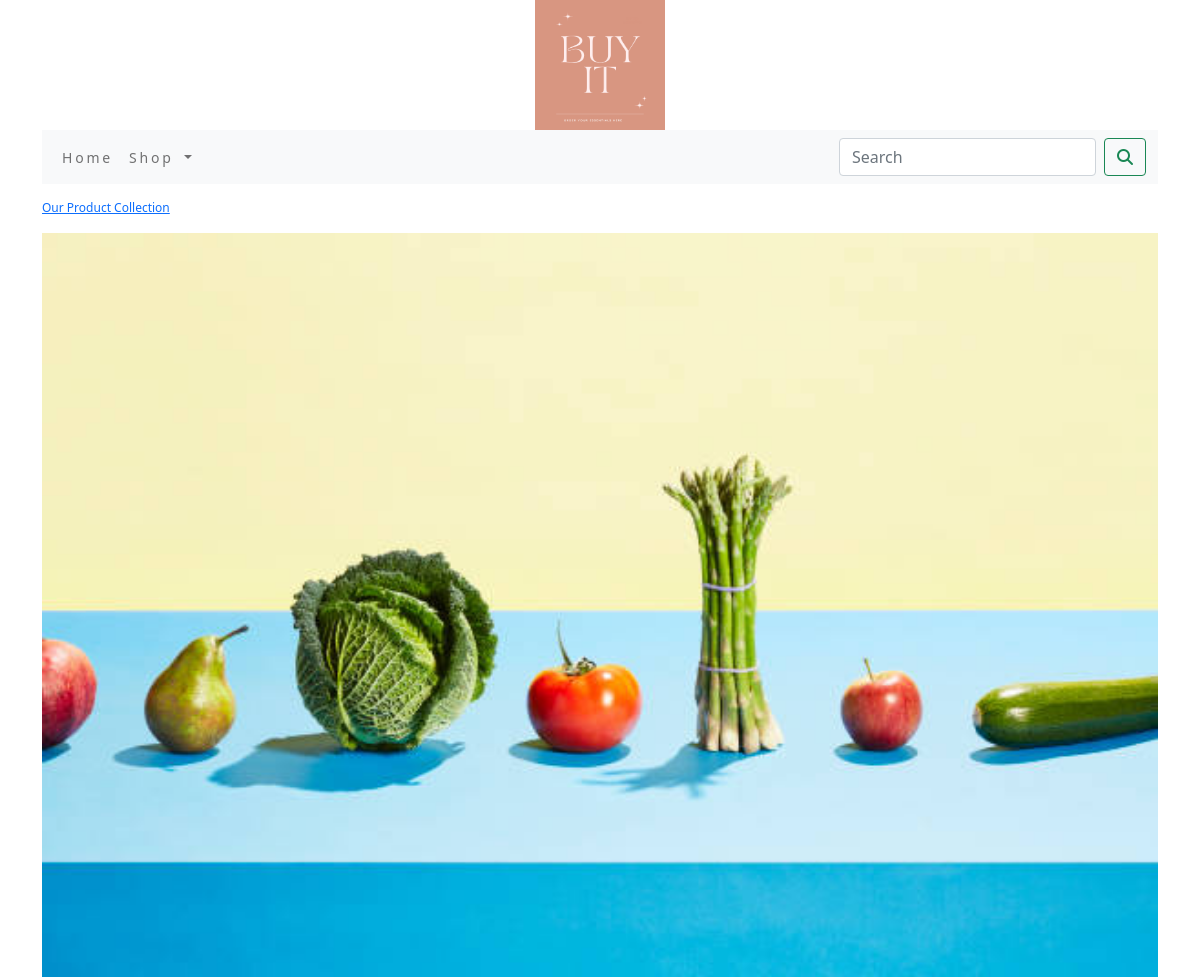
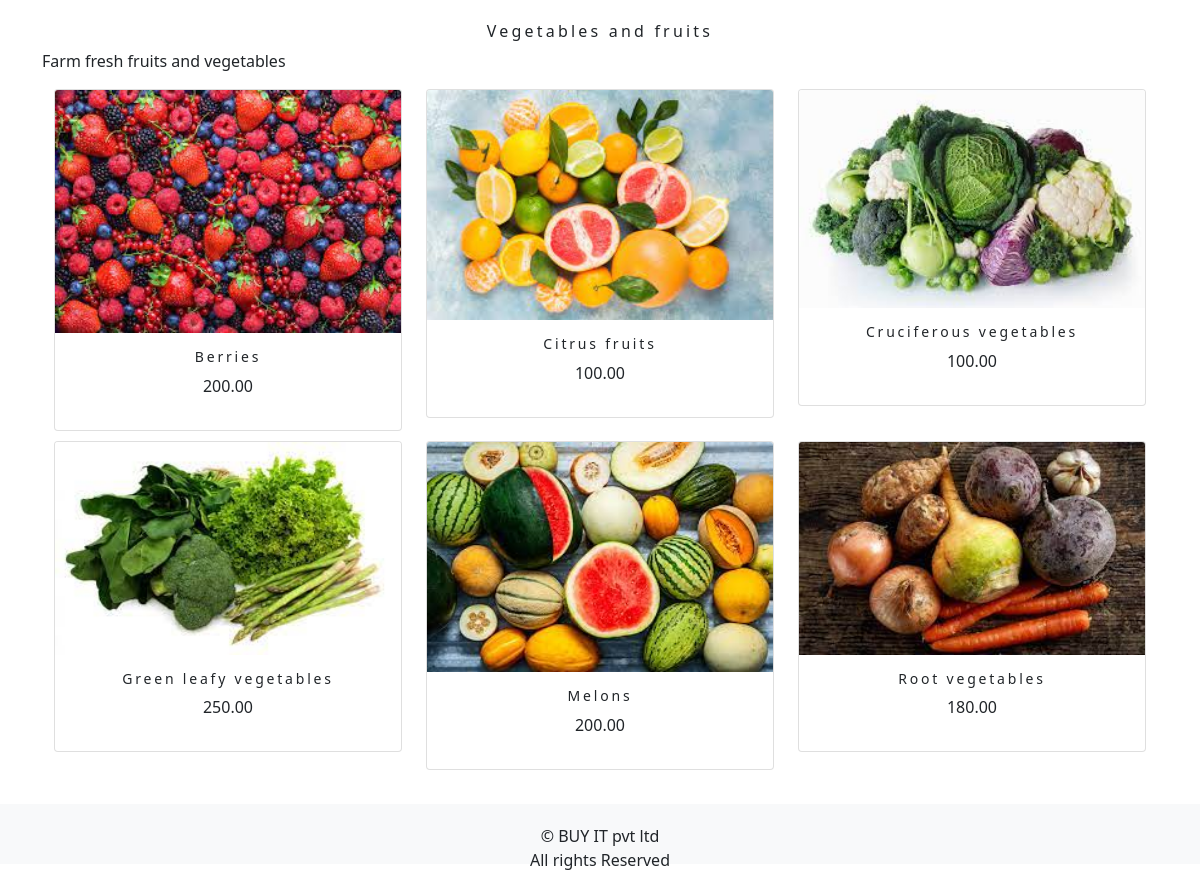
/shop/vegetables-and-fruits/, run on the app's committed database (2 pictures, top to bottom).
### shop/models.py (models this page shows, shortened)
class Category(models.Model):
    name=models.CharField(max_length=250,unique=True)
    slug=models.SlugField(max_length=250,unique=True)
    description=models.TextField(blank=True)
    image=models.ImageField(upload_to='category',blank=True)
    class Meta:
        ordering=('name',)
        verbose_name='category'
        verbose_name_plural='categories'
    def get_url(self):
        return  reverse('shop:product_by_category',args=[self.slug])

class Product(models.Model):
    name=models.CharField(max_length=250,unique=True)
    slug=models.SlugField(max_length=250,unique=True)
    description=models.TextField(blank=True)
    price=models.DecimalField(max_digits=10,decimal_places=2)
    category=models.ForeignKey(Category,on_delete=models.CASCADE)
    image = models.ImageField(upload_to='product', blank=True)
    stock=models.IntegerField()
    available=models.BooleanField(default=True)
    created=models.DateTimeField(auto_now_add=True)
    updated=models.DateTimeField(auto_now=True)
    def get_url(self):
        return  reverse('shop:prodCatdetail',args=[self.category.slug,self.slug])
    class Meta:
        ordering=('name',)
        verbose_name='product'
        verbose_name_plural='products'

### shop/views.py (the view)
# urls.py: path('',views.allProdCat,name='allProdCat'),
def allProdCat(request,c_slug=None):
    c_page=None
    products_list=None
    if c_slug!=None:
        c_page=get_object_or_404(Category,slug=c_slug)
        products_list=Product.objects.all().filter(category=c_page,available=True)
    else:
        products_list=Product.objects.all().filter(available=True)
    paginator=Paginator(products_list,6)
    try:
        page=int(request.GET.get('page','1'))
    except:
        page=1
    try:
        products=paginator.page(page)
    except  (EmptyPage,InvalidPage):
        products=paginator.page(paginator.num_pages)
    return  render(request,"category.html",{'category':c_page,'products':products})

### cart/context_processors.py (called while the page is built)
def counter(request):
    item_count=0
    if 'admin' in request.path:
        return {}
    else:
        try:
            cart=Cart.objects.filter(cart_id=_cart_id(request))
            cart_items=CartItem.objects.all().filter(cart=cart[:1])
            for cart_item in cart_items:
                item_count += cart_item.quantity
        except Cart.DoesNotExist:
            item_count = 0
    return  dict(item_count=item_count)

### cart/views.py (called while the page is built)
def  _cart_id(request):
    cart=request.session.session_key
    if not cart:
        cart=request.session.create()
    return cart

### shop/context_processors.py (called while the page is built)
def menu_links(request):
    links=Category.objects.all()
    return dict(links=links)

### templates/category.html (shortened to what this page needs)
{% extends 'base.html' %}
{% load static %}
{% block content %}
{% if category %}
    <div>
          <div class="row my_row_class">
                <div class="mx_auto">
                   <p>
                       <a href="{% url 'shop:allProdCat' %}">Our Product Collection</a></a>
                   </p>
                </div>
          </div>
    </div>
{% endif %}
<div class="mx_auto">
    {% if category %}
        <img class="my_image" src="{{category.image.url}}" alt="{{category.name}}">
</div>
<br>
  <div>
        <h1 class="text-center my_title">{{category.name}}</h1>
        <p class="text-justify">{{category.description}}</p>
  </div>
{% endif %}
<div class="container">
    <div class="row mx_auto">
        {% for product in products.object_list %}
        <div class="my_bottom_margin col-9 col-sm-12 col-md-4 col-lg-4">
            <div class="card text-center" style="min-width:18rem">
                <a href="{{product.get_url}}"><img class="card-img-top my_image" src="{{product.image.url}}" alt="{{product.name}}"></a>
                <div class="card-body">
                    <h4>{{product.name}}</h4>
                    <p>{{product.price}}</p>
                </div>
            </div>
        </div>
        {% endfor %}
    </div>
    <br>
</div>
{% endblock %}

### static/css/custom.css (style rules this page uses)
body { font-family: 'Twinkle Star', cursive; }
.my_row_class { padding-top : 15px; }
.my_row_class .mx_auto { color:#000; font-size:12px; }
.my_image { width:100%; height:auto; }
.my_title { font-size:16px; text_transform:uppercase; letter-spacing:.2em; }
.my_bottom_margin { margin-bottom:10px; }
.card-body h4 { font-size:14px; text_transform:uppercase; letter-spacing: .2em }

### data on the page
Category: image (picture), name "Vegetables and fruits", description "Farm fresh fruits and vegetables"
Product: image (picture), name "Berries", price "200.00"
Product: image (picture), name "Citrus fruits", price "100.00"
Product: image (picture), name "Cruciferous vegetables", price "100.00"
Product: image (picture), name "Green leafy vegetables", price "250.00"
Product: image (picture), name "Melons", price "200.00"
Product: image (picture), name "Root vegetables", price "180.00"
